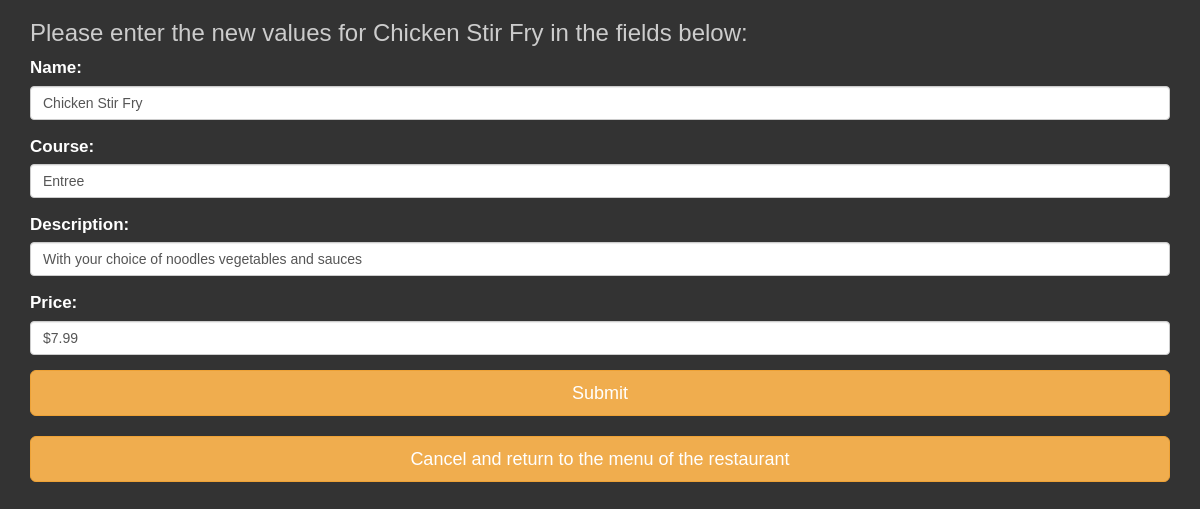
The app's page /restos/2/menu/10/edit (signed in) with its own data.
### database_setup_fn.py (models this page shows, shortened)
class MenuItem(Base):
    __tablename__ = 'menu_item'
    name = Column(String(80), nullable=False)
    id = Column(Integer, primary_key=True)
    description = Column(String(250))
    price = Column(String(8))
    course = Column(String(250))
    restaurant_id = Column(Integer, ForeignKey('restaurant.id'))
    restaurant = relationship(Restaurant)
    user_id = Column(Integer, ForeignKey('user.id'))
    user = relationship(User)

### finalproject.py (the view)
@app.route(
    '/restos/<int:resto_id>/menu/<int:item_id>/edit',
    methods=['GET', 'POST']
    )
@login_required
def editMenuItems(resto_id, item_id):
    item = session.query(MenuItem).filter_by(id=item_id).one()
    item_name = item.name
    restaurant = session.query(Restaurant).filter_by(id=resto_id).one()
    user = session.query(User).filter_by(name=login_session['username']).one()
    if restaurant.user_id != user.id:
        flash("""You are not allowed to edit this content,
        you are allowed to edit only the restaurants that you created""")
        return redirect(url_for('restoMenu', resto_ID=resto_id))
    if request.method == 'POST':
        if request.form['name']:
            item.name = request.form['name']
            item.description = request.form['description']
            item.price = request.form['price']
            item.course = request.form['course']
            session.add(item)
            session.commit()
            return redirect(url_for('restoMenu', resto_ID=resto_id))
    else:
        return render_template(
            'edit_menu_item.html',
            price=item.price,
            course=item.course,
            resto=resto_id,
            item=item_id,
            item_name=item_name,
            item_description=item.description
        )

### finalproject.py (called while the page is built)
def login_required(f):
    @wraps(f)
    def login_user(*args, **kwargs):
        if 'username' in login_session:
            return f(*args, **kwargs)
        else:
            flash("You are not allowed to access this page without login")
            return redirect('/login')
    return login_user

### templates/edit_menu_item.html (shortened to what this page needs)
<!DOCTYPE html>
<html>
<head>
    <link rel="stylesheet" type="text/css" href="/static/bootstrap-3.3.7-dist/css/bootstrap.min.css">
    <link rel="stylesheet" type="text/css" href="/static/bootstrap-3.3.7-dist/css/custom.css">
    <link rel="stylesheet" type="text/css" href="/static/css/styles.css">
    </head>
<body>
    <div class="container">
        <h3>Please enter the new values for {{item_name}} in the fields below:</h3>
            <form action="{{url_for('editMenuItems', resto_id=resto, item_id=item)}}" method ='POST'>
                <div class="form-group">
                    <label for="inputName">Name:</label>
                    <input id="inputName" class="form-control" type = 'text' name = 'name' value='{{item_name}}'>
                </div>
                <div class="form-group">
                    <label for="inputCourse">Course:</label>
                    <input id="inputCourse" class="form-control" type = 'text' name = 'course' value='{{course}}'>
                </div>
                <div class="form-group">
                    <label for="inputDescription">Description:</label>
                    <input id="inputDescription" class="form-control" type="text" name="description" value='{{item_description}}'>
                </div>
                <div class="form-group">
                    <label for="inputPrice">Price:</label>
                    <input id="inputPrice" name="price" class="form-control" type="text" value='{{price}}'>
                </div>
                    <button class="btn btn-warning btn-block btn-lg" type = 'submit' value = 'Submit'>Submit</button>
            </form>
            <br>
            <a role="button" class= "btn btn-warning btn-block btn-lg" href="{{url_for('restoMenu', resto_ID=resto)}}">Cancel and return to the menu of the restaurant</a>
    </div>
</body>
</html>

### static/css/styles.css (style rules this page uses)
body { font-family: sans-serif; background-color: #333333 }
h1, h2, h3, h4 { color: #CCCCCC; }
a { text-decoration: none; text-decoration: #333333; font-size: .75em; }

### records on screen
MenuItem: name "Chicken Stir Fry", course "Entree", description "With your choice of noodles vegetables and sauces", price "$7.99"
